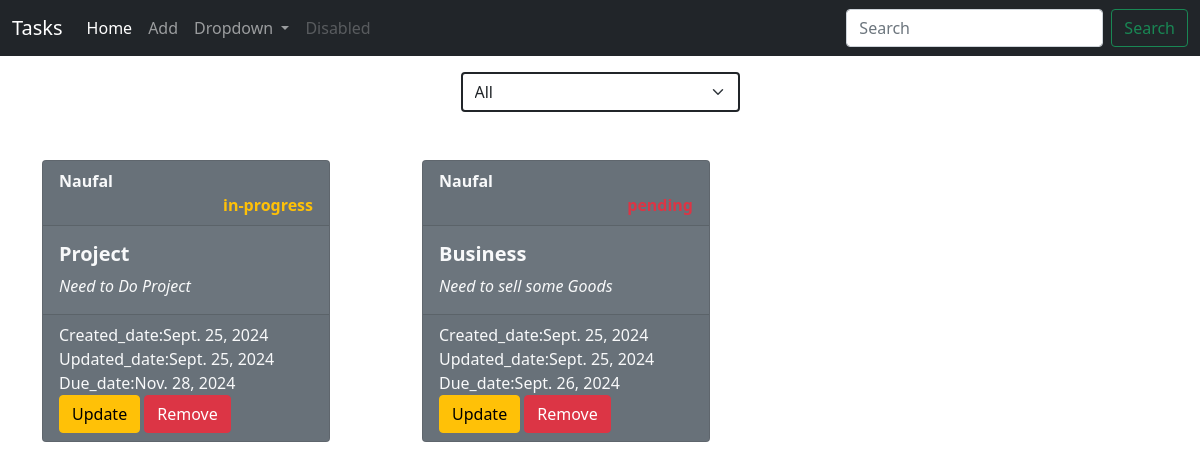
/tasks/list/, run on the app's committed database.
### notes/models.py (models this page shows, shortened)
class Task(models.Model):
    title=models.CharField(max_length=200)
    description=models.TextField()
    created_date=models.DateTimeField(auto_now_add=True)
    updated_date=models.DateTimeField(auto_now=True)
    due_date=models.DateTimeField(null=True)
    category_choices=(
        ("personal","personal"),
        ("business","business")
    )
    category=models.CharField(max_length=200,choices=category_choices,default="personal")
    status_choices=(
        ("pending","pending"),
        ("in-progress","in-progress"),
        ("done","done")
    )
    status=models.CharField(max_length=200,choices=status_choices,default="pending")
    user=models.CharField(max_length=200)

### notes/views.py (the view)
# urls.py: path('tasks/list/',views.TaskListView.as_view(),name="task-list"),
class TaskListView(View):
    def get(self,request,*args,**kwargs):
        search=request.GET.get("search")
        selected_category=request.GET.get("category","all")
        if selected_category == "all":
            qs=Task.objects.all()
        else:
            qs=Task.objects.filter(category=selected_category)
        if search != None:
            qs=Task.objects.filter(Q(title__icontains=search) | Q(description__icontains=search))
        return render(request,"task_list.html",{"tasks":qs,
                                                "selected":selected_category
                                                })

### notes/templates/task_list.html (shortened to what this page needs)
{%extends 'base.html' %}
{%block main_block%}
    <div class="container my-3">
        <div class="w-25 mx-auto">
            <form action="">
                <select name="category" id="" class="form-control form-select border border-2 border-dark" onchange="this.form.submit()">
                    <option value="all" {% if selected == "all" %} selected {%endif%}>All</option>
                </select>
            </form>
        </div>
    </div>
    <div class="container mt-5">
        <div class="row">
            {%for t in tasks%}
                <div class="col-4">
                    <div class="card text-light bg-secondary mb-3" style="max-width: 18rem;">
                        <div class="card-header d-flex justify-content-between fw-bold">
                            <div> {{t.user}} </div>
                            <div class="text-danger">
                                {%if t.status == "pending"%}
                                <div class="text-danger">{{t.status}}</div>
                                {%endif%}
                                {%if t.status == "in-progress"%}
                                <div class="text-warning">{{t.status}}</div>
                                {%endif%}
                            </div>
                        </div>
                        <div class="card-body">
                            <h5 class="card-title fw-bold"> {{t.title}}</h5>
                            <p class="card-text fst-italic"> {{t.description}} </p>
                        </div>
                        <div class="card-footer text-body-white">
                            Created_date:{{t.created_date|date}}
                            Updated_date:{{t.updated_date|date}}
                            Due_date:{{t.due_date|date}}
                            <a href="{%url 'task-update' t.id %}" class="btn btn-warning">Update</a>
                            <a href="{%url 'task-delete' t.id %}" class="btn btn-danger">Remove</a>
                        </div>
                    </div>
                </div>
            {%endfor%}
        </div>
    </div>
{%endblock%}

### notes/templates/base.html (shortened to what this page needs)
<!DOCTYPE html>
<html lang="en">
<head>
    <link href="https://cdn.jsdelivr.net/npm/bootstrap@5.0.2/dist/css/bootstrap.min.css" rel="stylesheet">
</head>
<body>
    <nav class="navbar navbar-expand-lg navbar-dark bg-dark">
        <div class="container-fluid d-flex justify-content-">
          <a class="navbar-brand" href="#">Tasks</a>
            <div class="collapse navbar-collapse" id="navbarSupportedContent">
                <ul class="navbar-nav me-auto mb-2 mb-lg-0">
                <li class="nav-item">
                    <a class="nav-link active" aria-current="page" href="{%url 'task-list' %}">Home</a>
                </li>
                <li class="nav-item">
                    <a class="nav-link" href="{%url 'task-add'%}">Add</a>
                </li>
                <li class="nav-item dropdown">
                    <a class="nav-link dropdown-toggle" href="#" id="navbarDropdown" role="button" data-bs-toggle="dropdown" aria-expanded="false">
                    Dropdown
                    </a>
                </li>
                <li class="nav-item">
                    <a class="nav-link disabled" href="#" tabindex="-1" aria-disabled="true">Disabled</a>
                </li>
                </ul>
                <form class="d-flex" action="{%url 'task-list'%}">
                    <input class="form-control me-2" type="text" placeholder="Search" name="search" id="" aria-label="Search">
                    <button type="submit" class="btn btn-outline-success">Search</button>
                </form>
            </div>
        </div>
    </nav>
    {%block main_block%}
    {%endblock%}
</body>
</html>

### data on the page
Task: user "Naufal", status "in-progress", title "Project", description "Need to Do Project", created_date "Sept. 25, 2024", updated_date "Sept. 25, 2024", due_date "Nov. 28, 2024"
Task: user "Naufal", title "Business", description "Need to sell some Goods", created_date "Sept. 25, 2024", updated_date "Sept. 25, 2024", due_date "Sept. 26, 2024"
